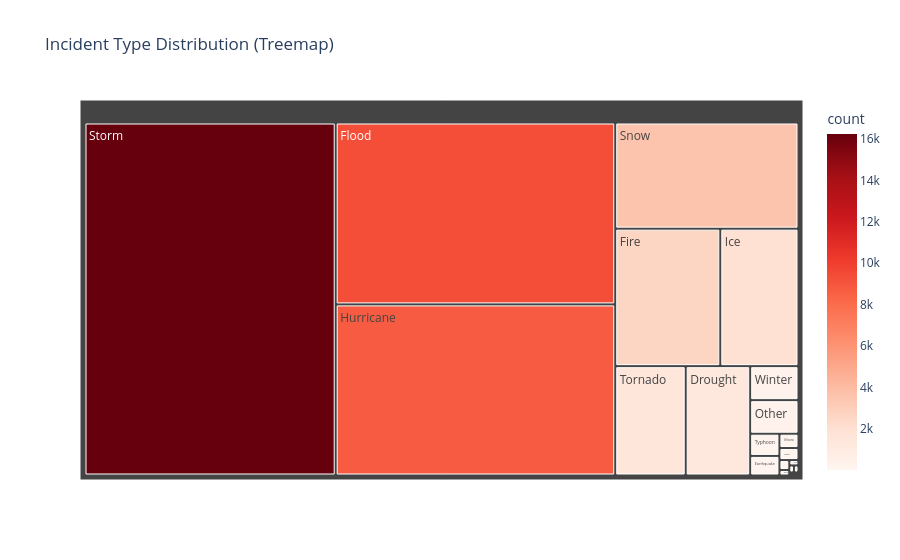

Source (notebook cell):
### Code cell
fig = px.treemap(
    freq,
    path=['incidentType'],
    values='count',
    color='count',
    color_continuous_scale='Reds',
    title='Incident Type Distribution (Treemap)'
)

fig.show()

### Figure 1 — Plotly figure (JSON) as saved in the notebook; plotly's stock layout.template omitted (floating-point values rounded to 4 significant figures)
{"data": [{"branchvalues": "total", "customdata": [[16250.0], [9317.0], [8764.0], [3565.0], [2647.0], [1970.0], [1412.0], [1292.0], [301.0], [297.0], [119.0], [105.0], [50.0], [42.0], [18.0], [10.0], [9.0], [6.0], [6.0], [5.0]], "domain": {"x": [0, 1], "y": [0, 1]}, "hovertemplate": "labels=%{label}<br>count_sum=%{value}<br>parent=%{parent}<br>id=%{id}<br>count=%{color}<extra></extra>", "ids": ["Storm", "Flood", "Hurricane", "Snow", "Fire", "Ice", "Tornado", "Drought", "Winter", "Other", "Typhoon", "Earthquake", "Volcano", "Water", "Chemical", "Mud/Landslide", "Tsunami", "Dam/Levee Break", "Human Cause", "Terrorism"], "labels": ["Storm", "Flood", "Hurricane", "Snow", "Fire", "Ice", "Tornado", "Drought", "Winter", "Other", "Typhoon", "Earthquake", "Volcano", "Water", "Chemical", "Mud/Landslide", "Tsunami", "Dam/Levee Break", "Human Cause", "Terrorism"], "marker": {"coloraxis": "coloraxis", "colors": [16250.0, 9317.0, 8764.0, 3565.0, 2647.0, 1970.0, 1412.0, 1292.0, 301.0, 297.0, 119.0, 105.0, 50.0, 42.0, 18.0, 10.0, 9.0, 6.0, 6.0, 5.0]}, "name": "", "parents": ["", "", "", "", "", "", "", "", "", "", "", "", "", "", "", "", "", "", "", ""], "type": "treemap", "values": [16250.0, 9317.0, 8764.0, 3565.0, 2647.0, 1970.0, 1412.0, 1292.0, 301.0, 297.0, 119.0, 105.0, 50.0, 42.0, 18.0, 10.0, 9.0, 6.0, 6.0, 5.0]}], "layout": {"coloraxis": {"colorbar": {"title": {"text": "count"}}, "colorscale": [[0, "rgb(255,245,240)"], [0.125, "rgb(254,224,210)"], [0.25, "rgb(252,187,161)"], [0.375, "rgb(252,146,114)"], [0.5, "rgb(251,106,74)"], [0.625, "rgb(239,59,44)"], [0.75, "rgb(203,24,29)"], [0.875, "rgb(165,15,21)"], [1, "rgb(103,0,13)"]]}, "legend": {"tracegroupgap": 0}, "title": {"text": "Incident Type Distribution (Treemap)"}}}
